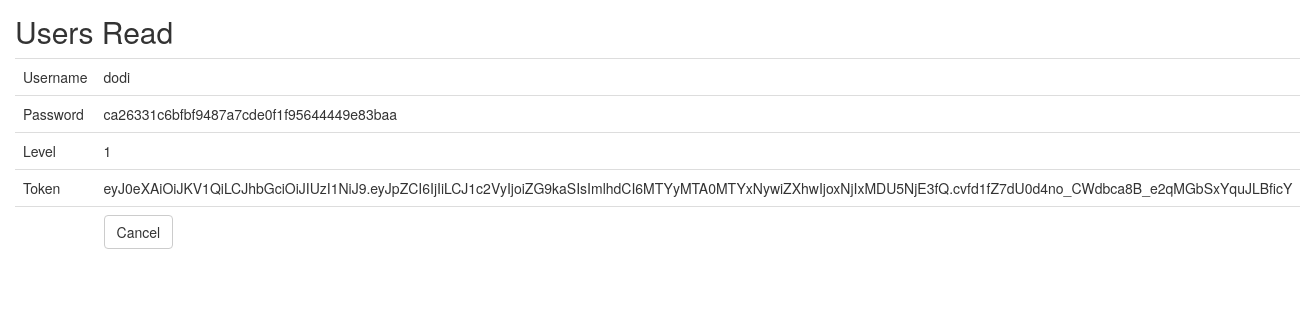
Screenshot of /client/users/read/2.html with the database file from the repository.
### tables this page shows
CREATE TABLE IF NOT EXISTS `users` (
  `id` int(11) NOT NULL AUTO_INCREMENT,
  `username` varchar(150) NOT NULL,
  `password` varchar(250) NOT NULL,
  `level` int(11) NOT NULL,
  `token` text NOT NULL,
  PRIMARY KEY (`id`)
);

### client/application/controllers/Users.php (called while the page is built, shortened)
<?php
class Users extends CI_Controller
{
    function __construct()
    {
        $this->load->model('Users_model');
        $this->load->library('form_validation');
    }
    public function read($id)
    {
        $row = $this->Users_model->get_by_id($id);
        if ($row) {
            $data = array(
		'id' => $row->id,
		'username' => $row->username,
		'password' => $row->password,
		'level' => $row->level,
		'token' => $row->token,
	    );
            $this->load->view('users/users_read', $data);
        } else {
            $this->session->set_flashdata('message', 'Record Not Found');
            redirect(site_url('users'));
        }
    }
}

### client/index.php (called while the page is built, shortened)
<?php
require_once BASEPATH.'core/CodeIgniter.php';

### client/application/models/Users_model.php (called while the page is built, shortened)
<?php
class Users_model extends CI_Model
{
    public $table = 'users';
    public $id = 'id';
    function get_by_id($id)
    {
        $this->db->where($this->id, $id);
        return $this->db->get($this->table)->row();
    }
}

### client/application/views/users/users_read.php (the view, shortened to what this page needs)
<!doctype html>
<html>
    <head>
        <link rel="stylesheet" href="<?php echo base_url('assets/bootstrap/css/bootstrap.min.css') ?>"/>
    </head>
    <body>
        <h2 style="margin-top:0px">Users Read</h2>
        <table class="table">
	    <tr><td>Username</td><td><?php echo $username; ?></td></tr>
	    <tr><td>Password</td><td><?php echo $password; ?></td></tr>
	    <tr><td>Level</td><td><?php echo $level; ?></td></tr>
	    <tr><td>Token</td><td><?php echo $token; ?></td></tr>
	    <tr><td></td><td><a href="<?php echo site_url('users') ?>" class="btn btn-default">Cancel</a></td></tr>
	</table>
        </body>
</html>

### client/application/views/users/users_read.php (style rules this page uses)
body { padding: 15px; }

### rows the page displays
users: username "dodi", password "ca26331c6bfbf9487a7cde0f1f95644449e83baa", level "1", token "eyJ0eXAiOiJKV1QiLCJhbGciOiJIUzI1NiJ9.eyJpZCI6IjIiLCJ1c2VyIjoiZG9kaSIsImlhdCI6MTYyMTA0MTYxNywiZXhwIjoxNjIxMDU5NjE3fQ.cvfd1fZ7dU0d4no_CWdbca8B_e2qMGbSxYquJLBficY"
